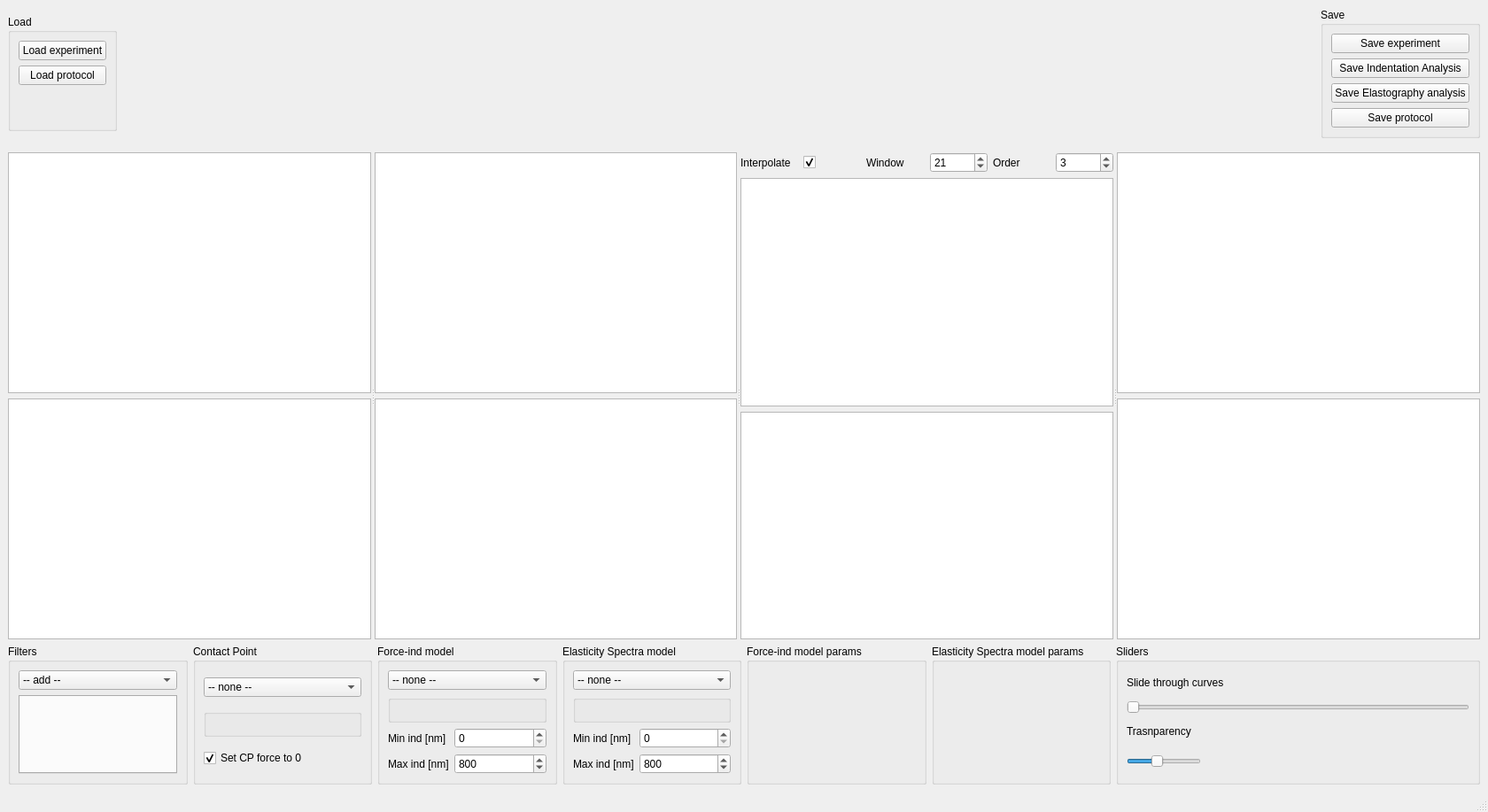
<?xml version="1.0" encoding="UTF-8"?>
<ui version="4.0">
 <class>MainWindow</class>
 <widget class="QMainWindow" name="MainWindow">
  <property name="geometry">
   <rect>
    <x>0</x>
    <y>0</y>
    <width>1680</width>
    <height>917</height>
   </rect>
  </property>
  <property name="windowTitle">
   <string>SoftMech2021</string>
  </property>
  <property name="windowIcon">
   <iconset>
    <normaloff>../../.designer/backup/ico.svg</normaloff>../../.designer/backup/ico.svg</iconset>
  </property>
  <widget class="QWidget" name="centralwidget">
   <layout class="QVBoxLayout" name="verticalLayout_14">
    <item>
     <layout class="QVBoxLayout" name="verticalLayout_13">
      <item>
       <layout class="QVBoxLayout" name="verticalLayout_9">
        <item>
         <layout class="QHBoxLayout" name="horizontalLayout_9">
          <item>
           <widget class="QGroupBox" name="groupBox_7">
            <property name="sizePolicy">
             <sizepolicy hsizetype="Preferred" vsizetype="Fixed">
              <horstretch>0</horstretch>
              <verstretch>0</verstretch>
             </sizepolicy>
            </property>
            <property name="title">
             <string>Load</string>
            </property>
            <layout class="QVBoxLayout" name="verticalLayout_10">
             <item>
              <widget class="QPushButton" name="b_load">
               <property name="text">
                <string>Load experiment</string>
               </property>
              </widget>
             </item>
             <item>
              <widget class="QPushButton" name="b_protocol">
               <property name="text">
                <string>Load protocol</string>
               </property>
              </widget>
             </item>
             <item>
              <spacer name="verticalSpacer_2">
               <property name="orientation">
                <enum>Qt::Vertical</enum>
               </property>
               <property name="sizeHint" stdset="0">
                <size>
                 <width>20</width>
                 <height>40</height>
                </size>
               </property>
              </spacer>
             </item>
            </layout>
           </widget>
          </item>
          <item>
           <spacer name="horizontalSpacer">
            <property name="orientation">
             <enum>Qt::Horizontal</enum>
            </property>
            <property name="sizeHint" stdset="0">
             <size>
              <width>1110</width>
              <height>20</height>
             </size>
            </property>
           </spacer>
          </item>
          <item>
           <widget class="QGroupBox" name="groupBox_8">
            <property name="title">
             <string>Save</string>
            </property>
            <layout class="QVBoxLayout" name="verticalLayout_11">
             <item>
              <widget class="QPushButton" name="b_saveexperiment">
               <property name="text">
                <string>Save experiment</string>
               </property>
              </widget>
             </item>
             <item>
              <widget class="QPushButton" name="b_saveFdata">
               <property name="text">
                <string>Save Indentation Analysis</string>
               </property>
              </widget>
             </item>
             <item>
              <widget class="QPushButton" name="b_saveEdata">
               <property name="text">
                <string>Save Elastography analysis</string>
               </property>
              </widget>
             </item>
             <item>
              <widget class="QPushButton" name="b_saveprotocol">
               <property name="text">
                <string>Save protocol</string>
               </property>
              </widget>
             </item>
            </layout>
           </widget>
          </item>
         </layout>
        </item>
        <item>
         <spacer name="verticalSpacer">
          <property name="orientation">
           <enum>Qt::Vertical</enum>
          </property>
          <property name="sizeType">
           <enum>QSizePolicy::Preferred</enum>
          </property>
          <property name="sizeHint" stdset="0">
           <size>
            <width>20</width>
            <height>10</height>
           </size>
          </property>
         </spacer>
        </item>
        <item>
         <widget class="QSplitter" name="splitter">
          <property name="sizePolicy">
           <sizepolicy hsizetype="Expanding" vsizetype="Expanding">
            <horstretch>0</horstretch>
            <verstretch>0</verstretch>
           </sizepolicy>
          </property>
          <property name="orientation">
           <enum>Qt::Horizontal</enum>
          </property>
          <widget class="QWidget" name="layoutWidget">
           <layout class="QVBoxLayout" name="verticalLayout">
            <item>
             <widget class="PlotWidget" name="g_fz_all"/>
            </item>
            <item>
             <widget class="PlotWidget" name="g_fz_single"/>
            </item>
           </layout>
          </widget>
          <widget class="QWidget" name="layoutWidget">
           <layout class="QVBoxLayout" name="verticalLayout_2">
            <item>
             <widget class="PlotWidget" name="g_fizi_all"/>
            </item>
            <item>
             <widget class="PlotWidget" name="g_fizi_single">
              <property name="enabled">
               <bool>true</bool>
              </property>
              <property name="interactive">
               <bool>true</bool>
              </property>
             </widget>
            </item>
           </layout>
          </widget>
          <widget class="QWidget" name="layoutWidget">
           <layout class="QVBoxLayout" name="verticalLayout_3">
            <item>
             <layout class="QHBoxLayout" name="horizontalLayout_4">
              <item>
               <layout class="QHBoxLayout" name="horizontalLayout_3">
                <item>
                 <widget class="QLabel" name="label_13">
                  <property name="text">
                   <string>Interpolate</string>
                  </property>
                 </widget>
                </item>
                <item>
                 <widget class="QCheckBox" name="es_interpolate">
                  <property name="text">
                   <string/>
                  </property>
                  <property name="checked">
                   <bool>true</bool>
                  </property>
                 </widget>
                </item>
               </layout>
              </item>
              <item>
               <layout class="QHBoxLayout" name="horizontalLayout_2">
                <item>
                 <widget class="QLabel" name="label_8">
                  <property name="text">
                   <string>Window</string>
                  </property>
                 </widget>
                </item>
                <item>
                 <widget class="QSpinBox" name="es_win">
                  <property name="minimum">
                   <number>3</number>
                  </property>
                  <property name="maximum">
                   <number>9999</number>
                  </property>
                  <property name="value">
                   <number>21</number>
                  </property>
                 </widget>
                </item>
               </layout>
              </item>
              <item>
               <layout class="QHBoxLayout" name="horizontalLayout">
                <item>
                 <widget class="QLabel" name="label_21">
                  <property name="text">
                   <string>Order</string>
                  </property>
                 </widget>
                </item>
                <item>
                 <widget class="QSpinBox" name="es_order">
                  <property name="minimum">
                   <number>1</number>
                  </property>
                  <property name="maximum">
                   <number>9</number>
                  </property>
                  <property name="value">
                   <number>3</number>
                  </property>
                 </widget>
                </item>
               </layout>
              </item>
             </layout>
            </item>
            <item>
             <widget class="PlotWidget" name="g_eze_all">
              <property name="enabled">
               <bool>true</bool>
              </property>
              <property name="font">
               <font>
                <bold>true</bold>
               </font>
              </property>
              <property name="acceptDrops">
               <bool>true</bool>
              </property>
              <property name="interactive">
               <bool>true</bool>
              </property>
             </widget>
            </item>
            <item>
             <widget class="PlotWidget" name="g_eze_single">
              <property name="enabled">
               <bool>true</bool>
              </property>
             </widget>
            </item>
           </layout>
          </widget>
          <widget class="QWidget" name="layoutWidget">
           <layout class="QVBoxLayout" name="verticalLayout_8">
            <item>
             <widget class="PlotWidget" name="g_scatter1">
              <property name="enabled">
               <bool>true</bool>
              </property>
              <property name="sizePolicy">
               <sizepolicy hsizetype="Expanding" vsizetype="Expanding">
                <horstretch>0</horstretch>
                <verstretch>0</verstretch>
               </sizepolicy>
              </property>
              <property name="lineWidth">
               <number>0</number>
              </property>
              <property name="midLineWidth">
               <number>0</number>
              </property>
              <property name="alignment">
               <set>Qt::AlignCenter</set>
              </property>
             </widget>
            </item>
            <item>
             <widget class="PlotWidget" name="g_scatter2">
              <property name="enabled">
               <bool>true</bool>
              </property>
              <property name="sizePolicy">
               <sizepolicy hsizetype="Expanding" vsizetype="Expanding">
                <horstretch>0</horstretch>
                <verstretch>0</verstretch>
               </sizepolicy>
              </property>
              <property name="lineWidth">
               <number>0</number>
              </property>
              <property name="midLineWidth">
               <number>0</number>
              </property>
              <property name="alignment">
               <set>Qt::AlignCenter</set>
              </property>
             </widget>
            </item>
           </layout>
          </widget>
         </widget>
        </item>
       </layout>
      </item>
      <item>
       <layout class="QHBoxLayout" name="horizontalLayout_8">
        <item>
         <layout class="QHBoxLayout" name="horizontalLayout_5">
          <item>
           <widget class="QGroupBox" name="groupBox_5">
            <property name="title">
             <string>Filters</string>
            </property>
            <layout class="QVBoxLayout" name="verticalLayout_5">
             <item>
              <widget class="QComboBox" name="sel_filter">
               <property name="layoutDirection">
                <enum>Qt::LeftToRight</enum>
               </property>
               <property name="autoFillBackground">
                <bool>false</bool>
               </property>
               <property name="frame">
                <bool>true</bool>
               </property>
               <item>
                <property name="text">
                 <string>-- add --</string>
                </property>
               </item>
              </widget>
             </item>
             <item>
              <widget class="QTabWidget" name="tabfilters">
               <property name="sizePolicy">
                <sizepolicy hsizetype="Preferred" vsizetype="Preferred">
                 <horstretch>0</horstretch>
                 <verstretch>0</verstretch>
                </sizepolicy>
               </property>
               <property name="tabPosition">
                <enum>QTabWidget::North</enum>
               </property>
               <property name="currentIndex">
                <number>-1</number>
               </property>
               <property name="usesScrollButtons">
                <bool>true</bool>
               </property>
               <property name="documentMode">
                <bool>false</bool>
               </property>
               <property name="tabsClosable">
                <bool>true</bool>
               </property>
               <property name="movable">
                <bool>true</bool>
               </property>
               <property name="tabBarAutoHide">
                <bool>false</bool>
               </property>
              </widget>
             </item>
            </layout>
           </widget>
          </item>
          <item>
           <widget class="QGroupBox" name="boxCP">
            <property name="title">
             <string>Contact Point </string>
            </property>
            <layout class="QVBoxLayout" name="verticalLayout_4">
             <item>
              <widget class="QComboBox" name="sel_cp">
               <item>
                <property name="text">
                 <string>-- none --</string>
                </property>
               </item>
              </widget>
             </item>
             <item>
              <widget class="QGroupBox" name="box_cp">
               <property name="sizePolicy">
                <sizepolicy hsizetype="Preferred" vsizetype="Fixed">
                 <horstretch>0</horstretch>
                 <verstretch>0</verstretch>
                </sizepolicy>
               </property>
              </widget>
             </item>
             <item>
              <widget class="QCheckBox" name="setZeroForce">
               <property name="text">
                <string>Set CP force to 0</string>
               </property>
               <property name="checked">
                <bool>true</bool>
               </property>
              </widget>
             </item>
            </layout>
           </widget>
          </item>
         </layout>
        </item>
        <item>
         <layout class="QHBoxLayout" name="horizontalLayout_6">
          <item>
           <widget class="QGroupBox" name="groupBox_10">
            <property name="title">
             <string>Force-ind model</string>
            </property>
            <layout class="QVBoxLayout" name="verticalLayout_6">
             <item>
              <widget class="QComboBox" name="sel_fmodel">
               <item>
                <property name="text">
                 <string>-- none --</string>
                </property>
               </item>
              </widget>
             </item>
             <item>
              <widget class="QGroupBox" name="box_fmodel">
               <property name="sizePolicy">
                <sizepolicy hsizetype="Preferred" vsizetype="Fixed">
                 <horstretch>0</horstretch>
                 <verstretch>0</verstretch>
                </sizepolicy>
               </property>
              </widget>
             </item>
             <item>
              <layout class="QFormLayout" name="formLayout">
               <item row="0" column="0">
                <widget class="QLabel" name="label_9">
                 <property name="text">
                  <string>Min ind [nm]</string>
                 </property>
                </widget>
               </item>
               <item row="0" column="1">
                <widget class="QSpinBox" name="zi_min">
                 <property name="minimum">
                  <number>0</number>
                 </property>
                 <property name="maximum">
                  <number>9999</number>
                 </property>
                 <property name="value">
                  <number>0</number>
                 </property>
                </widget>
               </item>
               <item row="1" column="0">
                <widget class="QLabel" name="label_11">
                 <property name="text">
                  <string>Max ind [nm]</string>
                 </property>
                </widget>
               </item>
               <item row="1" column="1">
                <widget class="QSpinBox" name="zi_max">
                 <property name="minimum">
                  <number>0</number>
                 </property>
                 <property name="maximum">
                  <number>9999</number>
                 </property>
                 <property name="value">
                  <number>800</number>
                 </property>
                </widget>
               </item>
              </layout>
             </item>
            </layout>
           </widget>
          </item>
          <item>
           <widget class="QGroupBox" name="groupBox_11">
            <property name="title">
             <string>Elasticity Spectra model</string>
            </property>
            <layout class="QVBoxLayout" name="verticalLayout_7">
             <item>
              <widget class="QComboBox" name="sel_emodel">
               <item>
                <property name="text">
                 <string>-- none --</string>
                </property>
               </item>
              </widget>
             </item>
             <item>
              <widget class="QGroupBox" name="box_emodel">
               <property name="sizePolicy">
                <sizepolicy hsizetype="Preferred" vsizetype="Fixed">
                 <horstretch>0</horstretch>
                 <verstretch>0</verstretch>
                </sizepolicy>
               </property>
              </widget>
             </item>
             <item>
              <layout class="QFormLayout" name="formLayout_3">
               <item row="0" column="0">
                <widget class="QLabel" name="label_12">
                 <property name="text">
                  <string>Min ind [nm]</string>
                 </property>
                </widget>
               </item>
               <item row="0" column="1">
                <widget class="QSpinBox" name="ze_min">
                 <property name="minimum">
                  <number>0</number>
                 </property>
                 <property name="maximum">
                  <number>9999</number>
                 </property>
                 <property name="value">
                  <number>0</number>
                 </property>
                </widget>
               </item>
               <item row="1" column="0">
                <widget class="QLabel" name="label_14">
                 <property name="text">
                  <string>Max ind [nm]</string>
                 </property>
                </widget>
               </item>
               <item row="1" column="1">
                <widget class="QSpinBox" name="ze_max">
                 <property name="minimum">
                  <number>0</number>
                 </property>
                 <property name="maximum">
                  <number>9999</number>
                 </property>
                 <property name="value">
                  <number>800</number>
                 </property>
                </widget>
               </item>
              </layout>
             </item>
            </layout>
           </widget>
          </item>
         </layout>
        </item>
        <item>
         <layout class="QHBoxLayout" name="horizontalLayout_7">
          <item>
           <widget class="QGroupBox" name="f_params">
            <property name="title">
             <string>Force-ind model params</string>
            </property>
           </widget>
          </item>
          <item>
           <widget class="QGroupBox" name="e_params">
            <property name="title">
             <string>Elasticity Spectra model params</string>
            </property>
           </widget>
          </item>
         </layout>
        </item>
        <item>
         <widget class="QGroupBox" name="groupBox_9">
          <property name="title">
           <string>Sliders</string>
          </property>
          <layout class="QVBoxLayout" name="verticalLayout_12">
           <item>
            <widget class="QLabel" name="label">
             <property name="text">
              <string>Slide through curves</string>
             </property>
            </widget>
           </item>
           <item>
            <widget class="QSlider" name="slid_cv">
             <property name="sizePolicy">
              <sizepolicy hsizetype="Preferred" vsizetype="Fixed">
               <horstretch>0</horstretch>
               <verstretch>0</verstretch>
              </sizepolicy>
             </property>
             <property name="orientation">
              <enum>Qt::Horizontal</enum>
             </property>
            </widget>
           </item>
           <item>
            <widget class="QLabel" name="label_2">
             <property name="text">
              <string>Trasnparency </string>
             </property>
            </widget>
           </item>
           <item>
            <widget class="QSlider" name="slid_alpha">
             <property name="sizePolicy">
              <sizepolicy hsizetype="Fixed" vsizetype="Minimum">
               <horstretch>0</horstretch>
               <verstretch>0</verstretch>
              </sizepolicy>
             </property>
             <property name="maximum">
              <number>255</number>
             </property>
             <property name="singleStep">
              <number>1</number>
             </property>
             <property name="value">
              <number>100</number>
             </property>
             <property name="orientation">
              <enum>Qt::Horizontal</enum>
             </property>
            </widget>
           </item>
          </layout>
         </widget>
        </item>
       </layout>
      </item>
     </layout>
    </item>
   </layout>
  </widget>
  <widget class="QStatusBar" name="statusbar"/>
 </widget>
 <customwidgets>
  <customwidget>
   <class>PlotWidget</class>
   <extends>QGraphicsView</extends>
   <header location="global">pyqtgraph</header>
  </customwidget>
 </customwidgets>
 <resources/>
 <connections/>
</ui>
